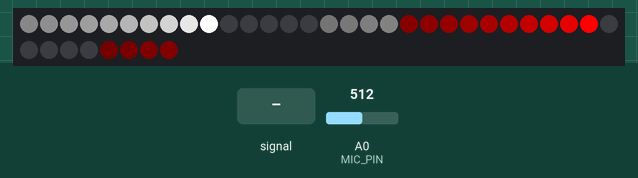
A sketch run on a simulated Arduino Uno, built with avr-gcc and run on an emulated ATmega328P. On the bench: 38 RGB LEDs in strip order, left to right, continuing on the next row. The test bench sets the inputs (shaded band); at power-on: A0 (MIC_PIN) = 512. Colours are those a GRB WS2812 strip shows for the declared byte order.

Above: at 1.2 s.
1.3 s: A0 (MIC_PIN) fed a 200 Hz sine of ±81 counts around its level
3.0 s: A0 (MIC_PIN) set to 716
At 3.6 s:
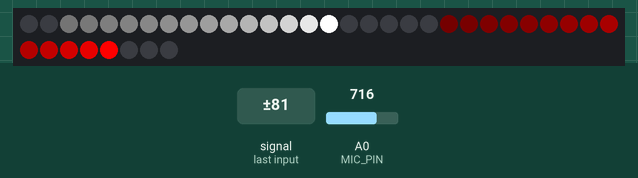
4.5 s: A0 (MIC_PIN) set to 511
At 4.63 s:
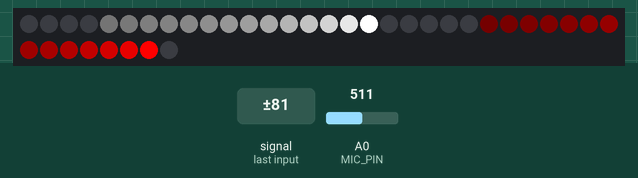

The sketch:

blinkenbau.ino
```cpp
#define FASTLED_ALLOW_INTERRUPTS 0

#include <FastLED.h>

#define MIC_PIN A0
#define LED_PIN 7

#define NUM_LEDS 38
#define BOTTOM_LED 11

CRGB leds[NUM_LEDS];

/*
const int readnum = 500;
int readindex = 0;
int readmin;
int readmax;
const int commitnum = 25;
int commitindex = 0;
int commitmin[commitnum];
int commitmax[commitnum];
*/

int dummyval = 0;
bool dummyup = true;

void setup() {
  Serial.begin(57600);

  LEDS.addLeds<WS2812,LED_PIN,RGB>(leds,NUM_LEDS);
  LEDS.setBrightness(255);
}

void fadeall() { for(int i = 0; i < NUM_LEDS; i++) { leds[i].nscale8(180); } }

/*
int getcommitminavg() {
  int avg = 0;
  for(int i = 0; i < commitnum; i++) {
    avg = (avg + commitmin[i]) / 2;
  }
  return avg;
}
int getcommitmaxavg() {
  int avg = 0;
  for(int i = 0; i < commitnum; i++) {
    avg = (avg + commitmax[i]) / 2;
  }
  return avg;
}
*/

void loop() {
//Rotating

  for(int i = 0; i < NUM_LEDS/2 ; i++) {
    leds[i] = CRGB(255, 255, 255);
    leds[(NUM_LEDS/2)+i] = CRGB(0, 255, 0);
    FastLED.show();
    fadeall();

  int value = analogRead(MIC_PIN);
  int temp = map(value, 0, 1024, 1, 5);
  int ledvalue = map(temp, 1, 5, 25, 55);

    delay(ledvalue);
  }

/*
  if (dummyup) {
    dummyval++;
  } else {
    dummyval--;
  }

  if (dummyval == 0 || dummyval == 1020) {
    dummyup = !dummyup;
  }
  */
  /*if(readindex == 0) {
    //Serial.println("roll it");
    readmin = readmax = analogRead(MIC_PIN);
    readindex++;
  } else if(readindex <= readnum) {
    int readnow = analogRead(MIC_PIN);
    readmin = min(readmin, readnow);
    readmax = max(readmax, readnow);
    readindex++;
  } else if (readindex >= readnum) {
    commitmin[commitindex] = readmin -50;
    commitmax[commitindex] = readmax +50;
    readindex = 0;

    int minavg = getcommitminavg();
    int maxavg = getcommitmaxavg();

    Serial.print(commitindex);
    Serial.print(",");
    Serial.print(commitmin[commitindex]);
    Serial.print(",");
    Serial.print(commitmax[commitindex]);
    Serial.print(",");
    Serial.print(minavg);
    Serial.print(",");
    Serial.print(maxavg);
    Serial.print(",");
    Serial.print((minavg + maxavg) / 2);
    Serial.print(",");
    Serial.print(maxavg - minavg);
    Serial.println();

    commitindex++;
    if (commitindex >= commitnum) {
      commitindex = 0;
    }
  }*/

  /*
// current state
  int value = analogRead(MIC_PIN);//dummyval;
  int ledvalue = map(value, 200, 900, 0, NUM_LEDS/2);

  Serial.println(value);

  int ledforceone, ledforcetwo;
  ledforceone = BOTTOM_LED+1;
  ledforcetwo = BOTTOM_LED;

  for(int i = 0; i <= ledvalue; i++) {
    leds[ledforceone] = CRGB(0, 255, 0);
    leds[ledforcetwo] = CRGB(0, 255, 0);

    if(ledforceone != NUM_LEDS - 1) {
      ledforceone++;
    } else {
      ledforceone = 0;
    }

    if(ledforcetwo != 0) {
      ledforcetwo--;
    } else {
      ledforcetwo = NUM_LEDS - 1;
    }
  }

  FastLED.show();
  fadeall();*/
}
```
